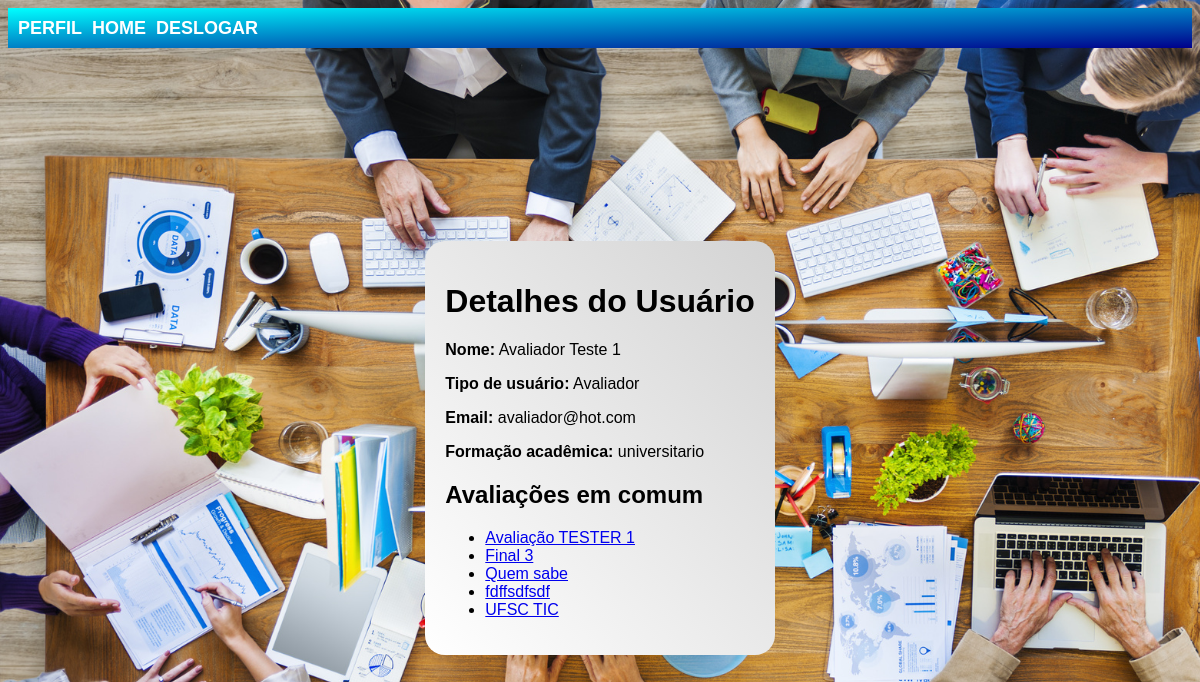
The page /detalhes_usuario/2/ (signed in) on the database its author committed.
### contas/models.py (models this page shows)
class CustomUser(AbstractUser):
    USER_TYPE_CHOICES = (
        ('avaliador', 'Avaliador'),
        ('distribuidor', 'Distribuidor'),
    )
    user_type = models.CharField(max_length=20, choices=USER_TYPE_CHOICES)
    name = models.CharField(max_length=255)
    email = models.EmailField()
    formacao_academica = models.CharField(max_length=255)
    groups = models.ManyToManyField(
        'auth.Group',
        verbose_name='groups',
        blank=True,
        help_text='The groups this user belongs to. A user will get all permissions granted to each of their groups.',
        related_name="customuser_set",
        related_query_name="customuser",
    )
    user_permissions = models.ManyToManyField(
        'auth.Permission',
        verbose_name='user permissions',
        blank=True,
        help_text='Specific permissions for this user.',
        related_name="customuser_set",
        related_query_name="customuser",
    )

### avaliacoes/models.py (models this page shows, shortened)
class Avaliacao(models.Model):
    nome = models.CharField(max_length=255)
    inscricao = models.CharField(max_length=255)
    data_criacao = models.DateTimeField(auto_now_add=True)
    distribuidor = models.ForeignKey(CustomUser, on_delete=models.CASCADE, related_name='avaliacoes_criadas', limit_choices_to={'user_type': 'distribuidor'})
    avaliadores = models.ManyToManyField(CustomUser, related_name='avaliacoes', limit_choices_to={'user_type': 'avaliador'})

### contas/views.py (the view)
# urls.py: path('detalhes_usuario/<int:pk>/', views.detalhes_usuario, name='detalhes_usuario'),
@login_required
def detalhes_usuario(request, pk=None):
    if pk:
        usuario = CustomUser.objects.get(pk=pk)
    else:
        usuario = request.user
    if request.user.user_type in ['distribuidor', 'avaliador']:
        if request.user.user_type == 'distribuidor':
            avaliacoes = Avaliacao.objects.filter(distribuidor=request.user)
            avaliacoes = avaliacoes.filter(avaliadores=usuario)
        else:
            avaliacoes = Avaliacao.objects.filter(avaliadores=request.user)
            avaliacoes = avaliacoes.filter(distribuidor=usuario)
    else:
        avaliacoes = listar_avaliacoes(request)
    return render(request, 'contas/perfil_detalhes.html', {'usuario': usuario, 'avaliacoes': avaliacoes})

### templates/contas/perfil_detalhes.html (shortened to what this page needs)
{% extends 'base.html' %}
{% load static %}
{% block content %}
    <link rel="stylesheet" href="{% static 'css/estilo.css' %}">
    <div class="paglogin-form-container">
        <div class="paglogin-form-box">
            <h1>Detalhes do Usuário</h1>
            <p><strong>Nome:</strong> {{ usuario.name }}</p>
            <p><strong>Tipo de usuário:</strong> {{ usuario.get_user_type_display }}</p>
            <p><strong>Email:</strong> {{ usuario.email }}</p>
            <p><strong>Formação acadêmica:</strong> {{ usuario.formacao_academica }}</p>
            <h2>Avaliações em comum</h2>
            <ul>
                {% for avaliacao in avaliacoes %}
                    {% if request.user.user_type == 'distribuidor' %}
                        <li><a href="{% url 'avaliacoes:distribuidor_detalhes_avaliacao_arquivos' usuario.id avaliacao.id %}">{{ avaliacao.nome }}</a></li>
                    {% elif request.user.user_type == 'avaliador' %}
                        <li><a href="{% url 'avaliacoes:avaliador_detalhes_avaliacao' avaliacao.id %}">{{ avaliacao.nome }}</a></li>
                    {% else %}
                        <li>{{ avaliacao.nome }}</li>
                    {% endif %}
                {% empty %}
                    <li>Nenhuma avaliação encontrada.</li>
                {% endfor %}
            </ul>
        </div>
    </div>
{% endblock %}

### static/css/estilo.css (style rules this page uses)
.paglogin-form-container { display: flex; flex-direction: column; justify-content: center; align-items: center; height: 100vh; }
.paglogin-form-box { background: linear-gradient(to top right, white, lightgray); padding: 20px; border-radius: 20px; max-height: 100vh; overflow-y: auto; }
body { font-family: 'abc', sans-serif; }

### rows shown on the page
CustomUser: name "Avaliador Teste 1", user_type "Avaliador", email "avaliador@hot.com", formacao_academica "universitario"
Avaliacao: nome "Avaliação TESTER 1"
Avaliacao: nome "Final 3"
Avaliacao: nome "Quem sabe"
Avaliacao: nome "fdffsdfsdf"
Avaliacao: nome "UFSC TIC"
